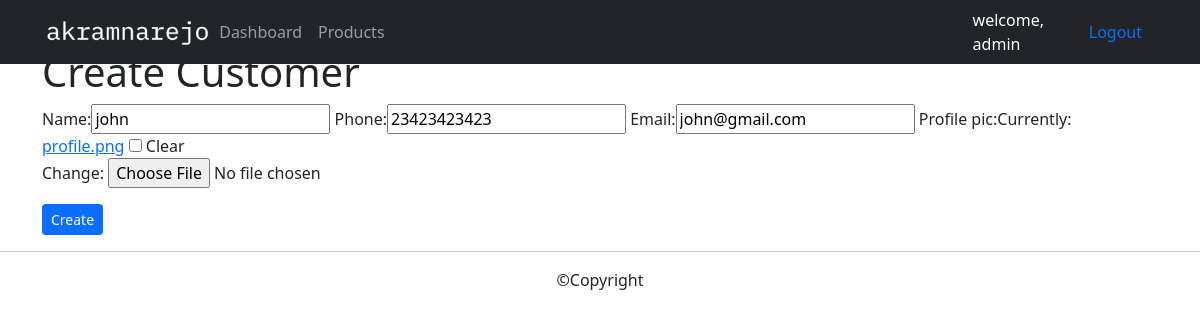
The page /update_customer/1/ (signed in) on the database its author committed.
### accounts/models.py (models this page shows, shortened)
class Customer(models.Model):
    user = models.OneToOneField(User, blank=True, null=True, on_delete=models.CASCADE)
    name = models.CharField(max_length=200, null=True)
    phone = models.CharField(max_length =200, null=True)
    email = models.CharField(max_length=200, null=True)
    profile_pic = models.ImageField(default='default.png', null=True, blank=True)
    date_created = models.DateTimeField(auto_now_add=True, null=True)

### accounts/decorators.py (the view)
        def wrapper_func(request, *args, **kwargs):
            group = None
            if request.user.groups.exists():
                group = request.user.groups.all()[0].name
            if group in allowed_roles:
                return view_func(request, *args, **kwargs)
            else:
                return HttpResponse("You are not authorized to view this page.")

### accounts/forms.py
class CustomerForm(ModelForm):
    class Meta:
        model = Customer
        fields = '__all__'
        exclude = ['user']

### accounts/views.py (called while the page is built)
@login_required(login_url='login')
@allowed_users(allowed_roles=['admin'])
def update_customer(request, pk):
    customer = Customer.objects.get(id=pk)
    form = CustomerForm(instance=customer)
    if request.method == "POST":
        form = CustomerForm(request.POST, instance=customer)
        if form.is_valid():
            form.save()
            return redirect("/")
    context = {
        'form':form
    }
    return render(request, 'create_customer.html', context)

### accounts/templates/create_customer.html (shortened to what this page needs)
{%  extends 'main.html' %}
{% block content %}
<form action="" method="POST">
    <h1 class="mt-md-5">Create Customer</h1>
    {{ form }}
    <br>
    <button type="submit" value="Submit" class="btn btn-sm btn-primary mt-md-3 ">Create</button>
</form>
{% endblock %}

### accounts/templates/navbar.html (shortened to what this page needs)
{% load static %}
<nav class="navbar navbar-expand-lg fixed-top navbar-dark bg-dark">
    <div class="container">
      <a href="{% url 'home' %}"><img src="{% static 'images/logo.png'%}" alt="akram narejo" class="img-fluid"></a>
      <div class="collapse navbar-collapse" id="navbarNav">
        <ul class="navbar-nav">
          {% if request.user.is_staff %}
            <li class="nav-item active">
              <a class="nav-link" href="{% url 'home' %}">Dashboard</a>
            </li>
            <li class="nav-item">
              <a class="nav-link" href="{% url 'products' %}">Products</a>
            </li>
          {% else %}
            <li class="nav-item">
              <a href="{% url 'account' %}" class="nav-link">Settings</a>
            </li>
          {% endif %}
        </ul>
      </div>
      <span style="color: white; padding-right: 1rem;">welcome, {{request.user}}</span>
      <a href="{% url 'logout' %}" class="nav-link">Logout</a>
    </div>
</nav>

### static/css/main.css (style rules this page uses)
body { background-color: #fff; }

### rows shown on the page
Customer: name "john", phone "23423423423", email "john@gmail.com"

### other values the page prints
{{ request.user }} "admin"
